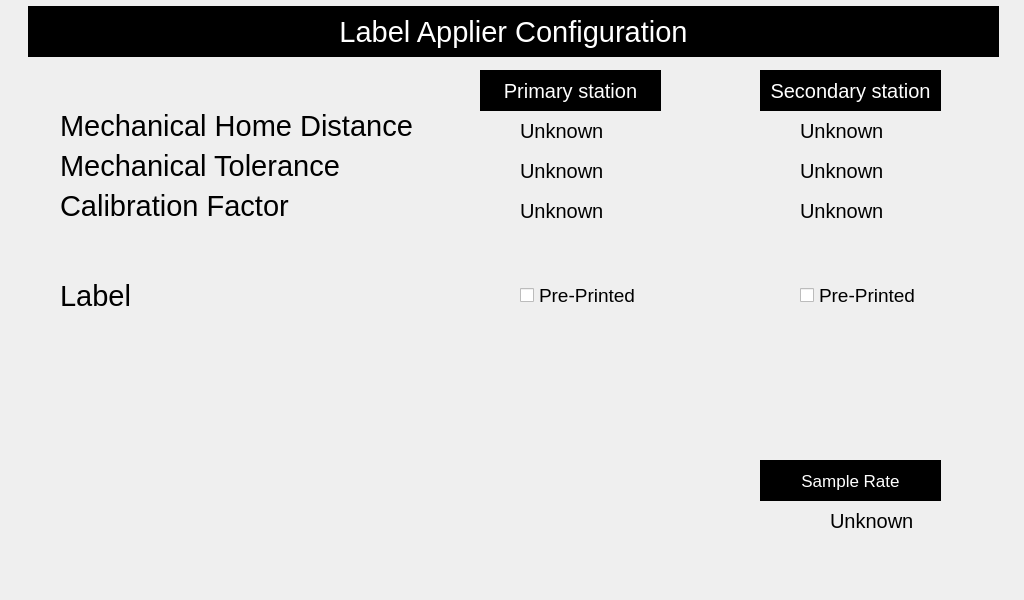
<?xml version="1.0" encoding="UTF-8"?>
<ui version="4.0">
 <class>serviceNewWrapperLAConfig</class>
 <widget class="QWidget" name="serviceNewWrapperLAConfig">
  <property name="geometry">
   <rect>
    <x>0</x>
    <y>0</y>
    <width>1024</width>
    <height>600</height>
   </rect>
  </property>
  <property name="windowTitle">
   <string>Form</string>
  </property>
  <widget class="QLabel" name="lblDistFromHome">
   <property name="geometry">
    <rect>
     <x>60</x>
     <y>110</y>
     <width>361</width>
     <height>31</height>
    </rect>
   </property>
   <property name="font">
    <font>
     <pointsize>22</pointsize>
    </font>
   </property>
   <property name="text">
    <string>Mechanical Home Distance</string>
   </property>
   <property name="alignment">
    <set>Qt::AlignLeading|Qt::AlignLeft|Qt::AlignVCenter</set>
   </property>
  </widget>
  <widget class="QLabel" name="lblPrimaryStation">
   <property name="geometry">
    <rect>
     <x>480</x>
     <y>70</y>
     <width>181</width>
     <height>41</height>
    </rect>
   </property>
   <property name="font">
    <font>
     <pointsize>15</pointsize>
    </font>
   </property>
   <property name="styleSheet">
    <string notr="true">background-color: rgb(0, 0, 0);
color: rgb(255, 255, 255);</string>
   </property>
   <property name="text">
    <string>Primary station</string>
   </property>
   <property name="alignment">
    <set>Qt::AlignCenter</set>
   </property>
  </widget>
  <widget class="QLabel" name="lblSecondaryStation">
   <property name="geometry">
    <rect>
     <x>760</x>
     <y>70</y>
     <width>181</width>
     <height>41</height>
    </rect>
   </property>
   <property name="font">
    <font>
     <pointsize>15</pointsize>
    </font>
   </property>
   <property name="styleSheet">
    <string notr="true">background-color: rgb(0, 0, 0);
color: rgb(255, 255, 255);</string>
   </property>
   <property name="text">
    <string>Secondary station</string>
   </property>
   <property name="alignment">
    <set>Qt::AlignCenter</set>
   </property>
  </widget>
  <widget class="QLabel" name="lblDistPlate2">
   <property name="geometry">
    <rect>
     <x>800</x>
     <y>100</y>
     <width>181</width>
     <height>61</height>
    </rect>
   </property>
   <property name="font">
    <font>
     <pointsize>15</pointsize>
    </font>
   </property>
   <property name="text">
    <string>Unknown</string>
   </property>
  </widget>
  <widget class="QLabel" name="lblDistFromHome_2">
   <property name="geometry">
    <rect>
     <x>60</x>
     <y>280</y>
     <width>251</width>
     <height>31</height>
    </rect>
   </property>
   <property name="font">
    <font>
     <pointsize>22</pointsize>
    </font>
   </property>
   <property name="text">
    <string>Label</string>
   </property>
   <property name="alignment">
    <set>Qt::AlignLeading|Qt::AlignLeft|Qt::AlignVCenter</set>
   </property>
  </widget>
  <widget class="QCheckBox" name="cbSecondLabelPreprint">
   <property name="geometry">
    <rect>
     <x>800</x>
     <y>280</y>
     <width>171</width>
     <height>31</height>
    </rect>
   </property>
   <property name="font">
    <font>
     <pointsize>14</pointsize>
    </font>
   </property>
   <property name="text">
    <string>Pre-Printed</string>
   </property>
  </widget>
  <widget class="QLabel" name="label">
   <property name="geometry">
    <rect>
     <x>28</x>
     <y>6</y>
     <width>971</width>
     <height>51</height>
    </rect>
   </property>
   <property name="font">
    <font>
     <pointsize>22</pointsize>
    </font>
   </property>
   <property name="styleSheet">
    <string notr="true">background-color: rgb(0, 0, 0);
color: rgb(255, 255, 255);</string>
   </property>
   <property name="text">
    <string>Label Applier Configuration</string>
   </property>
   <property name="alignment">
    <set>Qt::AlignCenter</set>
   </property>
  </widget>
  <widget class="QCheckBox" name="cbPrimaryLabelPreprint">
   <property name="geometry">
    <rect>
     <x>520</x>
     <y>280</y>
     <width>171</width>
     <height>31</height>
    </rect>
   </property>
   <property name="font">
    <font>
     <pointsize>14</pointsize>
    </font>
   </property>
   <property name="text">
    <string>Pre-Printed</string>
   </property>
  </widget>
  <widget class="QLabel" name="lblDistPlate1">
   <property name="geometry">
    <rect>
     <x>520</x>
     <y>100</y>
     <width>181</width>
     <height>61</height>
    </rect>
   </property>
   <property name="font">
    <font>
     <pointsize>15</pointsize>
    </font>
   </property>
   <property name="text">
    <string>Unknown</string>
   </property>
  </widget>
  <widget class="QLabel" name="lblSlope1">
   <property name="geometry">
    <rect>
     <x>520</x>
     <y>180</y>
     <width>181</width>
     <height>61</height>
    </rect>
   </property>
   <property name="font">
    <font>
     <pointsize>15</pointsize>
    </font>
   </property>
   <property name="text">
    <string>Unknown</string>
   </property>
  </widget>
  <widget class="QLabel" name="lblSlopeLabel">
   <property name="geometry">
    <rect>
     <x>60</x>
     <y>190</y>
     <width>271</width>
     <height>31</height>
    </rect>
   </property>
   <property name="font">
    <font>
     <pointsize>22</pointsize>
    </font>
   </property>
   <property name="text">
    <string>Calibration Factor</string>
   </property>
   <property name="alignment">
    <set>Qt::AlignLeading|Qt::AlignLeft|Qt::AlignVCenter</set>
   </property>
  </widget>
  <widget class="QLabel" name="lblSlope2">
   <property name="geometry">
    <rect>
     <x>800</x>
     <y>180</y>
     <width>181</width>
     <height>61</height>
    </rect>
   </property>
   <property name="font">
    <font>
     <pointsize>15</pointsize>
    </font>
   </property>
   <property name="text">
    <string>Unknown</string>
   </property>
  </widget>
  <widget class="QLabel" name="lblSampleRateLabel">
   <property name="geometry">
    <rect>
     <x>760</x>
     <y>460</y>
     <width>181</width>
     <height>41</height>
    </rect>
   </property>
   <property name="font">
    <font>
     <pointsize>13</pointsize>
    </font>
   </property>
   <property name="styleSheet">
    <string notr="true">background-color: rgb(0, 0, 0);
color: rgb(255, 255, 255);</string>
   </property>
   <property name="text">
    <string>Sample Rate</string>
   </property>
   <property name="alignment">
    <set>Qt::AlignCenter</set>
   </property>
  </widget>
  <widget class="QLabel" name="lblSampleRate">
   <property name="geometry">
    <rect>
     <x>830</x>
     <y>490</y>
     <width>91</width>
     <height>61</height>
    </rect>
   </property>
   <property name="font">
    <font>
     <pointsize>15</pointsize>
    </font>
   </property>
   <property name="text">
    <string>Unknown</string>
   </property>
  </widget>
  <widget class="QLabel" name="lblMechTol1">
   <property name="geometry">
    <rect>
     <x>520</x>
     <y>140</y>
     <width>181</width>
     <height>61</height>
    </rect>
   </property>
   <property name="font">
    <font>
     <pointsize>15</pointsize>
    </font>
   </property>
   <property name="text">
    <string>Unknown</string>
   </property>
  </widget>
  <widget class="QLabel" name="lblMechTolLabel">
   <property name="geometry">
    <rect>
     <x>60</x>
     <y>150</y>
     <width>351</width>
     <height>31</height>
    </rect>
   </property>
   <property name="font">
    <font>
     <pointsize>22</pointsize>
    </font>
   </property>
   <property name="text">
    <string>Mechanical Tolerance</string>
   </property>
   <property name="alignment">
    <set>Qt::AlignLeading|Qt::AlignLeft|Qt::AlignVCenter</set>
   </property>
  </widget>
  <widget class="QLabel" name="lblMechTol2">
   <property name="geometry">
    <rect>
     <x>800</x>
     <y>140</y>
     <width>181</width>
     <height>61</height>
    </rect>
   </property>
   <property name="font">
    <font>
     <pointsize>15</pointsize>
    </font>
   </property>
   <property name="text">
    <string>Unknown</string>
   </property>
  </widget>
 </widget>
 <resources/>
 <connections/>
</ui>
